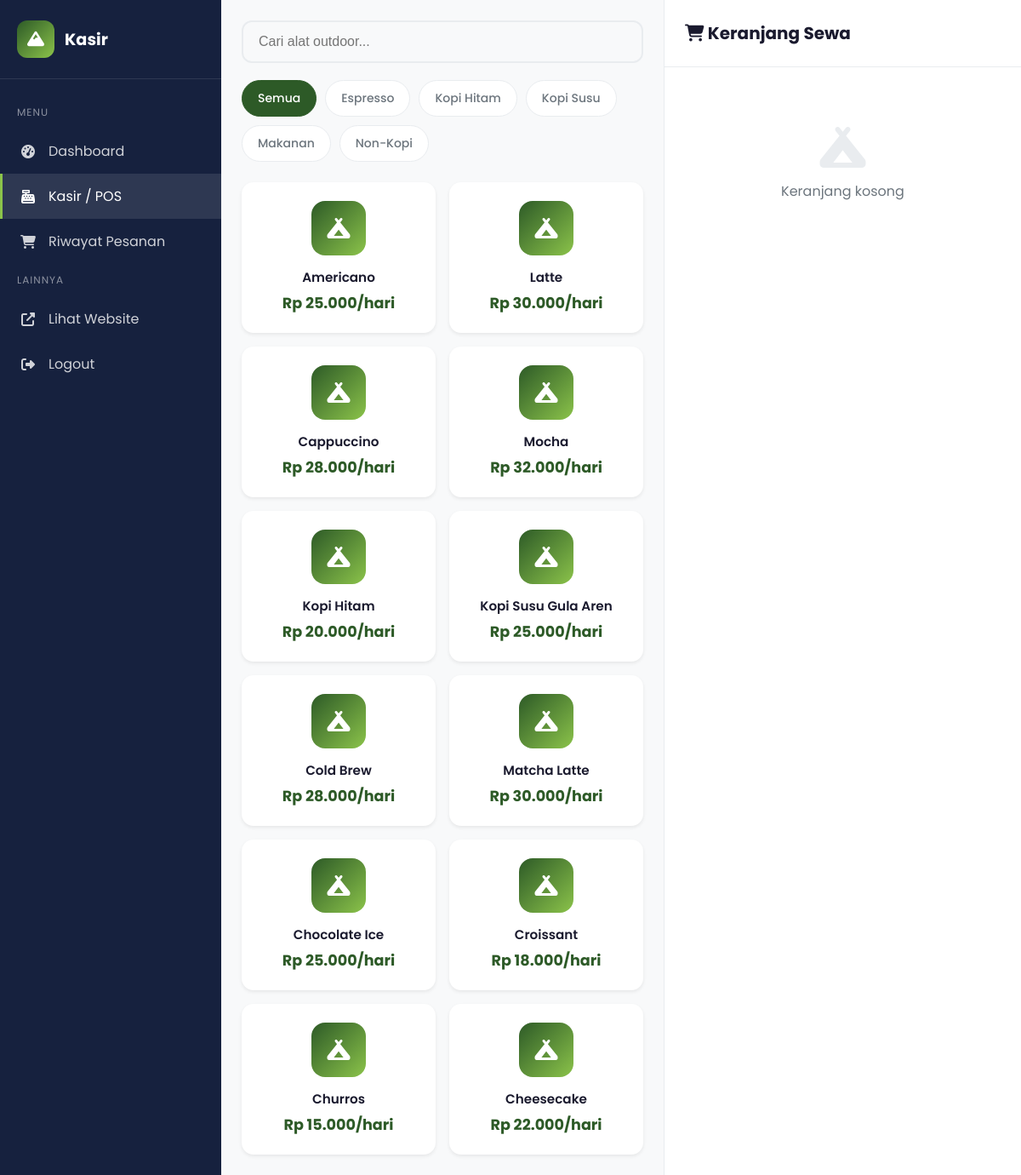
Page /kasir/pos.php (signed in) on the committed database.
### tables this page shows
CREATE TABLE IF NOT EXISTS categories (
    id INT PRIMARY KEY AUTO_INCREMENT,
    nama_kategori VARCHAR(100) NOT NULL,
    deskripsi TEXT,
    gambar VARCHAR(255),
    created_at TIMESTAMP DEFAULT CURRENT_TIMESTAMP
);

CREATE TABLE IF NOT EXISTS products (
    id INT PRIMARY KEY AUTO_INCREMENT,
    nama_produk VARCHAR(200) NOT NULL,
    deskripsi TEXT,
    harga DECIMAL(10,2) NOT NULL,
    kategori_id INT,
    gambar VARCHAR(255),
    status ENUM('active', 'inactive') DEFAULT 'active',
    created_at TIMESTAMP DEFAULT CURRENT_TIMESTAMP,
    FOREIGN KEY (kategori_id) REFERENCES categories(id) ON DELETE SET NULL
);

### config/functions.php (called while the page is built, shortened)
<?php
require_once 'database.php';
function getAllCategories()
{
    global $conn;
    $result = $conn->query("SELECT * FROM categories ORDER BY nama_kategori ASC");
    return $result->fetch_all(MYSQLI_ASSOC);
}
function getAllProducts($limit = null)
{
    global $conn;
    $sql = "SELECT p.*, c.nama_kategori
            FROM products p
            LEFT JOIN categories c ON p.kategori_id = c.id
            ORDER BY p.created_at DESC";
    $result = $conn->query($sql);
    return $result->fetch_all(MYSQLI_ASSOC);
}
function formatCurrency($amount)
{
    return 'Rp ' . number_format($amount, 0, ',', '.');
}

### kasir/pos.php (the view, shortened to what this page needs)
<?php
require_once '../config/functions.php';
$categories = getAllCategories();
$category_id = isset($_GET['category']) ? (int) $_GET['category'] : null;
if ($category_id) {
    $products = getProductsByCategory($category_id);
} else {
    $products = getAllProducts();
}
$cart = isset($_SESSION['cart']) ? $_SESSION['cart'] : [];
?>
<!DOCTYPE html>
<html lang="id">
<head>
    <link rel="stylesheet" href="https://cdnjs.cloudflare.com/ajax/libs/font-awesome/6.4.0/css/all.min.css">
</head>
<body>
    <aside class="sidebar">
        <div class="sidebar-brand">
            <div class="logo-icon"><i class="fas fa-mountain"></i></div>
            <span>Kasir</span>
        </div>
        <nav class="sidebar-menu">
            <div class="menu-section">Menu</div>
            <a href="index.php" class="menu-item"><i class="fas fa-tachometer-alt"></i><span>Dashboard</span></a>
            <a href="pos.php" class="menu-item active"><i class="fas fa-cash-register"></i><span>Kasir / POS</span></a>
            <a href="orders/index.php" class="menu-item"><i class="fas fa-shopping-cart"></i><span>Riwayat
                    Pesanan</span></a>
            <div class="menu-section">Lainnya</div>
            <a href="../index.php" class="menu-item" target="_blank"><i class="fas fa-external-link-alt"></i><span>Lihat
                    Website</span></a>
            <a href="logout.php" class="menu-item"><i class="fas fa-sign-out-alt"></i><span>Logout</span></a>
        </nav>
    </aside>
    <main class="main-content">
        <div class="pos-container">
            <div class="products-section">
                <div class="search-bar">
                    <input type="text" placeholder="Cari alat outdoor..." id="searchProduct">
                </div>
                <div class="category-tabs">
                    <a href="pos.php" class="category-tab <?= !$category_id ? 'active' : '' ?>">Semua</a>
                    <?php foreach ($categories as $cat): ?>
                        <a href="?category=<?= $cat['id'] ?>"
                            class="category-tab <?= $category_id == $cat['id'] ? 'active' : '' ?>">
                            <?= $cat['nama_kategori'] ?>
                        </a>
                    <?php endforeach; ?>
                </div>
                <div class="products-grid">
                    <?php foreach ($products as $product): ?>
                        <?php $status = $product['status'] ?? 'available'; ?>
                        <?php if ($status == 'available' || $status == 'active'): ?>
                            <div class="product-card"
                                onclick="addToCart(<?= $product['id'] ?>, '<?= $product['nama_produk'] ?>', <?= $product['harga_sewa_harian'] ?? $product['harga'] ?>)">
                                <div class="product-icon"><i class="fas fa-campground"></i></div>
                                <div class="product-name">
                                    <?= $product['nama_produk'] ?>
                                </div>
                                <div class="product-price">
                                    <?= formatCurrency($product['harga_sewa_harian'] ?? $product['harga']) ?>/hari
                                </div>
                            </div>
                        <?php endif; ?>
                    <?php endforeach; ?>
                </div>
            </div>
            <div class="cart-section">
                <div class="cart-header">
                    <h2><i class="fas fa-shopping-cart"></i> Keranjang Sewa</h2>
                </div>
                <div class="cart-items">
                    <?php if (empty($cart)): ?>
                        <div class="empty-cart">
                            <i class="fas fa-campground"></i>
                            <p>Keranjang kosong</p>
                        </div>
                    <?php endif; ?>
                </div>
            </div>
        </div>
    </main>
</body>
</html>

### kasir/pos.php (style rules this page uses)
:root { --primary: #2d5a27; --primary-dark: #1e3d1a; --primary-light: #4a7c44; --primary-accent: #8bc34a; --dark: #1a1a2e; --dark-secondary: #16213e; --white: #ffffff; --gray-100: #f8f9fa; --gray-200: #e9ecef; --gray-600: #6c757d; --success: #28a745; --danger: #dc3545; --warning: #ffc107; --shadow: 0 0.125rem 0.25rem rgba(0, 0, 0, 0.075); }
* { margin: 0; padding: 0; box-sizing: border-box; }
body { font-family: 'Poppins', -apple-system, BlinkMacSystemFont, sans-serif; background: var(--gray-100); min-height: 100vh; }
.sidebar { position: fixed; top: 0; left: 0; width: 260px; height: 100vh; background: var(--dark-secondary); color: var(--white); z-index: 100; }
.sidebar-brand { padding: 24px 20px; display: flex; align-items: center; gap: 12px; border-bottom: 1px solid rgba(255, 255, 255, 0.1); }
.sidebar-brand .logo-icon { width: 44px; height: 44px; background: linear-gradient(135deg, var(--primary), var(--primary-accent)); border-radius: 12px; display: flex; align-items: center; justify-content: center; font-size: 1.25rem; }
.sidebar-brand span { font-size: 1.2rem; font-weight: 700; }
.sidebar-menu { padding: 20px 0; }
.menu-section { padding: 10px 20px; font-size: 0.75rem; text-transform: uppercase; color: rgba(255, 255, 255, 0.5); letter-spacing: 1px; }
.menu-item { padding: 14px 20px; display: flex; align-items: center; gap: 14px; color: rgba(255, 255, 255, 0.8); text-decoration: none; transition: all 0.3s; border-left: 3px solid transparent; }
.menu-item:hover, .menu-item.active { background: rgba(255, 255, 255, 0.1); color: var(--white); border-left-color: var(--primary-accent); }
.menu-item i { width: 20px; text-align: center; }
.main-content { margin-left: 260px; }
.pos-container { display: grid; grid-template-columns: 1fr 420px; height: 100vh; }
.products-section { padding: 24px; overflow-y: auto; }
.cart-section { background: var(--white); border-left: 1px solid var(--gray-200); display: flex; flex-direction: column; }
.search-bar { margin-bottom: 20px; }
.search-bar input { width: 100%; padding: 14px 18px; border: 2px solid var(--gray-200); border-radius: 12px; font-size: 1rem; background: var(--gray-100); }
.category-tabs { display: flex; gap: 10px; margin-bottom: 24px; flex-wrap: wrap; }
.category-tab { padding: 10px 18px; background: var(--white); border: 1px solid var(--gray-200); border-radius: 25px; text-decoration: none; color: var(--gray-600); font-size: 0.875rem; font-weight: 500; }
.category-tab:hover, .category-tab.active { background: var(--primary); color: var(--white); border-color: var(--primary); }
.products-grid { display: grid; grid-template-columns: repeat(auto-fill, minmax(180px, 1fr)); gap: 16px; }
.product-card { background: var(--white); border-radius: 14px; box-shadow: var(--shadow); padding: 20px; text-align: center; transition: all 0.3s; cursor: pointer; border: 2px solid transparent; }
.product-icon { width: 64px; height: 64px; background: linear-gradient(135deg, var(--primary), var(--primary-accent)); border-radius: 16px; display: flex; align-items: center; justify-content: center; margin: 0 auto 14px; font-size: 1.5rem; color: var(--white); }
.product-name { font-weight: 600; color: var(--dark); margin-bottom: 6px; font-size: 0.95rem; }
.product-price { color: var(--primary); font-weight: 700; font-size: 1.1rem; }
.cart-header { padding: 24px; border-bottom: 1px solid var(--gray-200); }
.cart-header h2 { font-size: 1.25rem; color: var(--dark); }
.cart-items { flex: 1; overflow-y: auto; padding: 20px; }
.empty-cart { text-align: center; padding: 50px; color: var(--gray-600); }
.empty-cart i { font-size: 3rem; margin-bottom: 15px; color: var(--gray-200); }

### rows in the picture
categories: nama_kategori "Espresso"
categories: nama_kategori "Kopi Hitam"
categories: nama_kategori "Kopi Susu"
categories: nama_kategori "Makanan"
categories: nama_kategori "Non-Kopi"
products: nama_produk "Americano", harga "Rp 25.000"
products: nama_produk "Latte", harga "Rp 30.000"
products: nama_produk "Cappuccino", harga "Rp 28.000"
products: nama_produk "Mocha", harga "Rp 32.000"
products: nama_produk "Kopi Hitam", harga "Rp 20.000"
products: nama_produk "Kopi Susu Gula Aren", harga "Rp 25.000"
products: nama_produk "Cold Brew", harga "Rp 28.000"
products: nama_produk "Matcha Latte", harga "Rp 30.000"
products: nama_produk "Chocolate Ice", harga "Rp 25.000"
products: nama_produk "Croissant", harga "Rp 18.000"
products: nama_produk "Churros", harga "Rp 15.000"
products: nama_produk "Cheesecake", harga "Rp 22.000"
